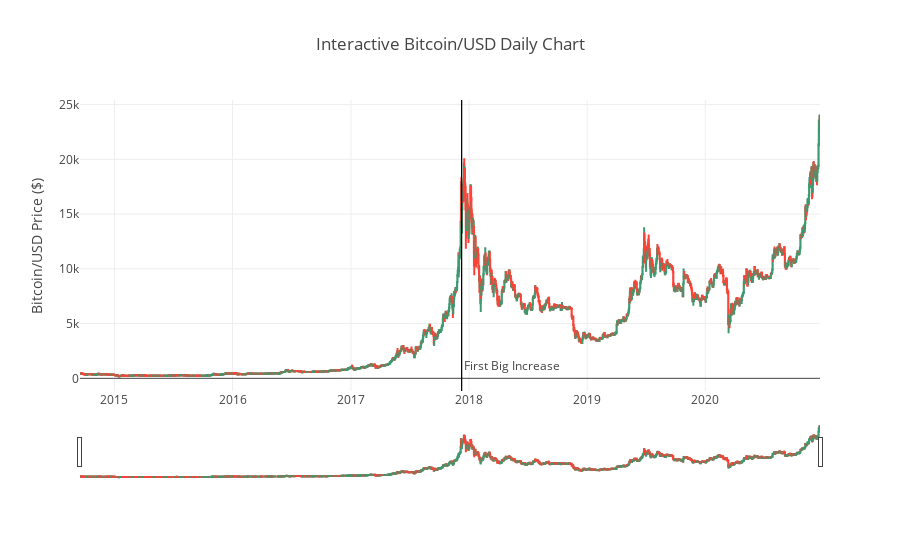

The cell this chart's notebook holds for it:
### Code cell
# Plot User Interactive Bitcoin/USD Daily Data
fig = go.Figure(data=[go.Candlestick(x=df['Date'],
                open=df['Open'],
                high=df['High'],
                low=df['Low'],
                close=df['Close'])])

fig.layout.update(
    title='Interactive Bitcoin/USD Daily Chart',
    yaxis_title='Bitcoin/USD Price ($)',
    shapes = [dict(
        x0='2017-12-09', x1='2017-12-09', y0=0, y1=1, xref='x', yref='paper',
        line_width=1)],
    annotations=[dict(
        x='2017-12-09', y=0.05, xref='x', yref='paper',
        showarrow=False, xanchor='left', text='First Big Increase')]
)


fig.show()

### Figure 1 — Plotly figure (JSON) as saved in the notebook; plotly's stock layout.template omitted (floating-point values rounded to 4 significant figures; data arrays with more than 128 entries replaced by an {"elided": "..."} marker saying what was removed)
{"data": [{"close": {"elided": "2287 float values"}, "high": {"elided": "2287 float values"}, "low": {"elided": "2287 float values"}, "open": {"elided": "2287 float values"}, "type": "candlestick", "uid": "e2d83fda-b4ef-4987-9bf4-e64175ca9749", "x": {"elided": "2287 str values"}}], "layout": {"annotations": [{"showarrow": false, "text": "First Big Increase", "x": "2017-12-09", "xanchor": "left", "xref": "x", "y": 0.05, "yref": "paper"}], "shapes": [{"line": {"width": 1}, "x0": "2017-12-09", "x1": "2017-12-09", "xref": "x", "y0": 0, "y1": 1, "yref": "paper"}], "title": {"text": "Interactive Bitcoin/USD Daily Chart"}, "yaxis": {"title": {"text": "Bitcoin/USD Price ($)"}}}}
